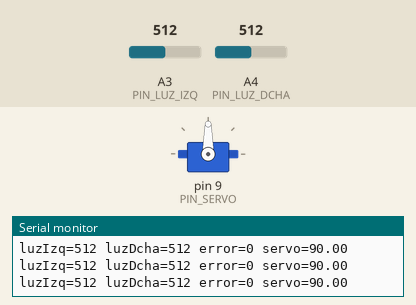
The sketch below on a simulated Arduino Uno, built with avr-gcc and run on an emulated ATmega328P. Parts: servo, the last lines printed to the serial monitor. The inputs (shaded band) are chosen by the test bench; at power-on: A3 (PIN_LUZ_IZQ) = 512, A4 (PIN_LUZ_DCHA) = 512.

Above: at 1.2 s.
1.3 s: A3 (PIN_LUZ_IZQ) set to 586
At 1.47 s:
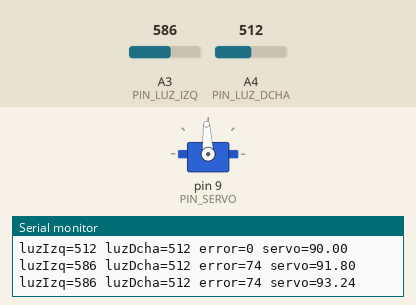
4.3 s: A3 (PIN_LUZ_IZQ) set to 598
At 4.51 s:
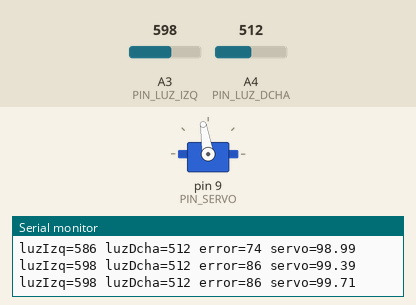
6.1 s: A4 (PIN_LUZ_DCHA) set to 716
At 8.3 s:
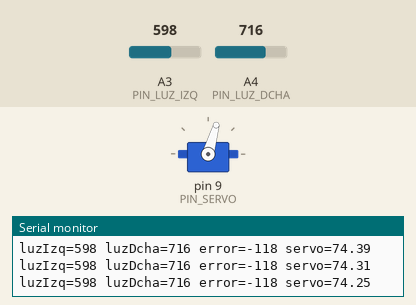
9.1 s: A4 (PIN_LUZ_DCHA) set to 984
At 11.0 s:
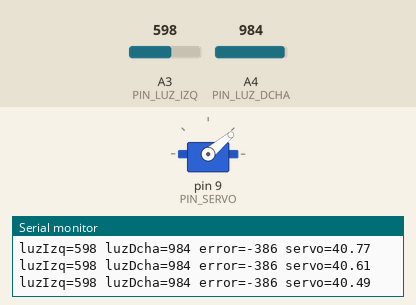
12.1 s: A4 (PIN_LUZ_DCHA) set to 1014
At 12.38 s:
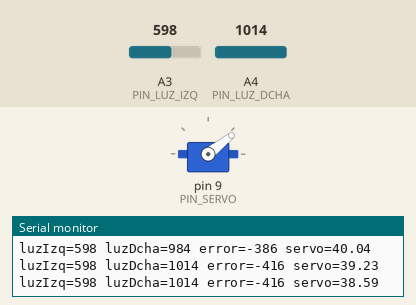
14.2 s: A4 (PIN_LUZ_DCHA) set to 306
At 17.1 s:
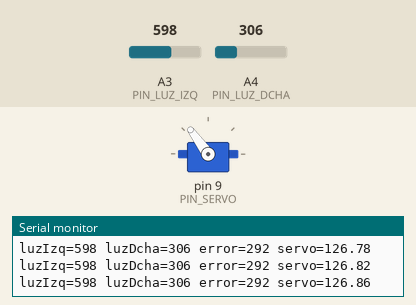
Timing chart, 0 to 18.2 s (numbered marks = the images above; inputs shaded):
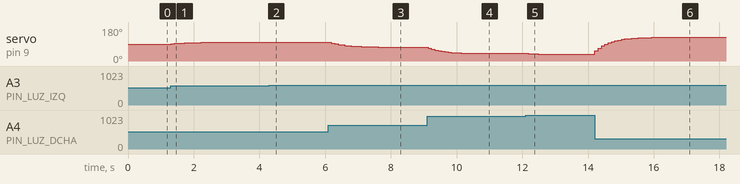

Measured:
- after the input at 1.3 s, servo on pin 9 (PIN_SERVO): moves from 90° to 98° over 0.91 s, starting at once
- after the input at 4.3 s, servo on pin 9 (PIN_SERVO): 98° → 99° after 0.06 s, → 100° 0.30 s later
- after the input at 6.1 s, servo on pin 9 (PIN_SERVO): moves from 100° to 74° over 1.4 s, starting after 0.09 s
- after the input at 9.1 s, servo on pin 9 (PIN_SERVO): moves from 74° to 40° over 1.5 s, starting at once
- after the input at 12.1 s, servo on pin 9 (PIN_SERVO): 40° → 39° after 0.08 s, → 38° 0.10 s later, → 37° 0.20 s later, → 36° 0.30 s later
- after the input at 14.2 s, servo on pin 9 (PIN_SERVO): moves from 36° to 126° over 2.0 s, starting at once

The sketch:

integracion_control_servomotor_comentado.ino
```cpp
// Integracion del control automatico con servomotor.
// Este archivo aisla el subsistema de seguimiento para comprobarlo antes
// de unirlo con medicion de temperatura, humedad y alarmas.

#include <Servo.h>

const int PIN_LUZ_IZQ = A3;   // LDR colocada en el lado izquierdo.
const int PIN_LUZ_DCHA = A4;  // LDR colocada en el lado derecho.
const int PIN_SERVO = 9;      // Pin de senal del servomotor.

const float Kp = 0.2;         // Ganancia proporcional.
float posicionServo = 90.0;   // Posicion inicial centrada.

Servo servoInvernadero;

void setup()
{
  pinMode(PIN_LUZ_IZQ, INPUT);
  pinMode(PIN_LUZ_DCHA, INPUT);

  servoInvernadero.attach(PIN_SERVO, 500, 2500);
  servoInvernadero.write((int)posicionServo);

  Serial.begin(9600);
}

void loop()
{
  int luzIzq = analogRead(PIN_LUZ_IZQ);
  int luzDcha = analogRead(PIN_LUZ_DCHA);

  // La diferencia entre ambas lecturas indica hacia donde deberia moverse.
  int error = luzIzq - luzDcha;

  // El error se transforma en una posicion de 0 a 180 grados.
  int posicionObjetivo = map(error, -700, 700, 0, 180);
  posicionObjetivo = constrain(posicionObjetivo, 0, 180);

  // El control proporcional acerca el servo de forma suave a la posicion objetivo.
  float errorPosicion = posicionObjetivo - posicionServo;
  posicionServo += errorPosicion * Kp;
  posicionServo = constrain(posicionServo, 0, 180);

  servoInvernadero.write((int)posicionServo);

  Serial.print("luzIzq=");
  Serial.print(luzIzq);
  Serial.print(" luzDcha=");
  Serial.print(luzDcha);
  Serial.print(" error=");
  Serial.print(error);
  Serial.print(" servo=");
  Serial.println(posicionServo);

  delay(100);
}
```
